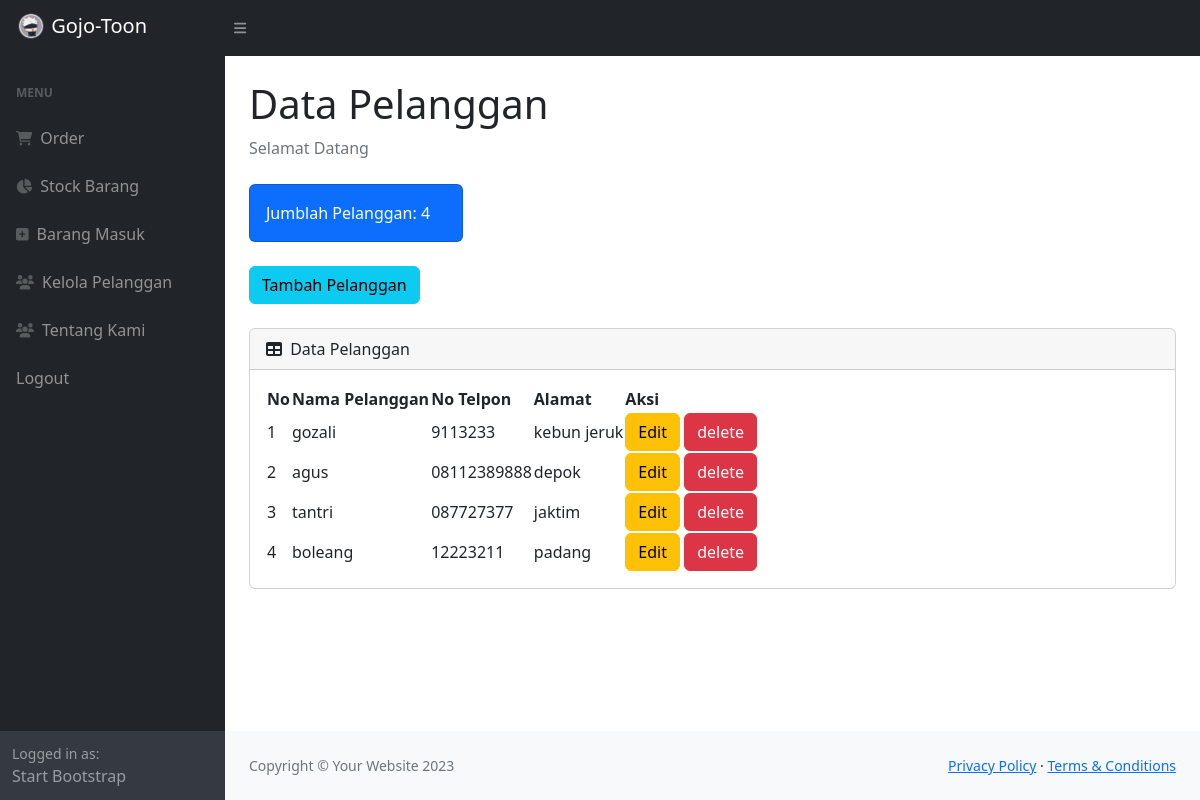
Page /pelanggan.php (signed in) on the committed database.
### tables this page shows
CREATE TABLE `pelanggan` (
  `idpelanggan` int(11) NOT NULL,
  `namapelanggan` varchar(30) NOT NULL,
  `notelp` varchar(15) NOT NULL,
  `alamat` text NOT NULL
);

### pelanggan.php (the view, shortened to what this page needs)
<?php
require 'ceklogin.php';
$h1 = mysqli_query($c, "select * from pelanggan");
$h2 = mysqli_num_rows($h1);
?>
<!DOCTYPE html>
<html lang="en">
    <head>
        <link href="https://cdn.jsdelivr.net/npm/simple-datatables@7.1.2/dist/style.min.css" rel="stylesheet" />
        <link href="css/styles.css" rel="stylesheet" />
    </head>
    <body class="sb-nav-fixed">
        <nav class="sb-topnav navbar navbar-expand navbar-dark bg-dark">
            <a class="navbar-brand ps-3" href="index.php">
                <img src="./img/gojo.png" width="30" height="30" class="mb-1" alt="">
                Gojo-Toon
            </a>
            <button class="btn btn-link btn-sm order-1 order-lg-0 me-4 me-lg-0" id="sidebarToggle" href="#!"><i class="fas fa-bars"></i></button>
        </nav>
        <div id="layoutSidenav">
            <div id="layoutSidenav_nav">
                <nav class="sb-sidenav accordion sb-sidenav-dark" id="sidenavAccordion">
                    <div class="sb-sidenav-menu">
                        <div class="nav">
                            <div class="sb-sidenav-menu-heading">MENU</div>
                            <a class="nav-link" href="index.php">
                                <div class="sb-nav-link-icon"><i class="fa fa-shopping-cart"></i></div>
                                Order
                            </a>
                            <a class="nav-link" href="stock.php">
                                <div class="sb-nav-link-icon"><i class="fa fa-pie-chart"></i></div>
                                Stock Barang
                            </a>
                            <a class="nav-link" href="masuk.php">
                                <div class="sb-nav-link-icon"><i class="fa fa-plus-square"></i></div>
                                Barang Masuk
                            </a>
                            <a class="nav-link" href="pelanggan.php">
                                <div class="sb-nav-link-icon"><i class="fa fa-users"></i></div>
                                Kelola Pelanggan
                            </a>
                            <a class="nav-link" href="about.php">
                                <div class="sb-nav-link-icon"><i class="fa fa-users"></i></div>
                                Tentang Kami
                            </a>
                            <a class="nav-link" type="button" class="" href="logout.php">
                                Logout
                            </a>
                        </div>
                    </div>
                    <div class="sb-sidenav-footer">
                        <div class="small">Logged in as:</div>
                        Start Bootstrap
                    </div>
                </nav>
            </div>
            <div id="layoutSidenav_content">
                <main>
                    <div class="container-fluid px-4">
                        <h1 class="mt-4">Data Pelanggan</h1>
                        <ol class="breadcrumb mb-4">
                            <li class="breadcrumb-item active">Selamat Datang</li>
                        </ol>
                        <div class="row">
                            <div class="col-xl-3 col-md-6">
                                <div class="card bg-primary text-white mb-4">
                                    <div class="card-body">Jumblah Pelanggan: <?=$h2;?></div>
                                </div>
                            </div>
                        </div>
                        <button type="button" class="btn btn-info mb-4" data-bs-toggle="modal" data-bs-target="#myModal">
                            Tambah Pelanggan
                        </button>
                        <div class="card mb-4">
                            <div class="card-header">
                                <i class="fas fa-table me-1"></i>
                                Data Pelanggan
                            </div>
                            <div class="card-body">
                                <table id="datatablesSimple">
                                    <thead>
                                        <tr>
                                            <th>No</th>
                                            <th>Nama Pelanggan</th>
                                            <th>No Telpon</th>
                                            <th>Alamat</th>
                                            <th>Aksi</th>
                                        </tr>
                                    </thead>
                                    <tbody>
                                    <?php
                                    $get = mysqli_query($c,"select * from pelanggan");
                                    $i = 1;
                                    while($p=mysqli_fetch_array($get)){
                                        $namapelanggan = $p['namapelanggan'];
                                        $notelp = $p['notelp'];
                                        $alamat = $p['alamat'];
                                        $idpl = $p['idpelanggan'];
                                    ?>
                                        <tr>
                                            <td><?=$i++;?></td>
                                            <td><?=$namapelanggan;?></td>
                                            <td><?=$notelp;?></td>
                                            <td><?=$alamat;?></td>
                                            <td>
                                                <button type="button" class="btn btn-warning" data-bs-toggle="modal" data-bs-target="#edit<?=$idpl;?>">
                                                    Edit
                                                </button>
                                                <button type="button" class="btn btn-danger" data-bs-toggle="modal" data-bs-target="#delete<?=$idpl;?>">
                                                    delete
                                                </button>
                                            </td>
                                        </tr>
                                    <?php
                                    };
                                    ?>
                                    </tbody>
                                </table>
                            </div>
                        </div>
                    </div>
                </main>
                <footer class="py-4 bg-light mt-auto">
                    <div class="container-fluid px-4">
                        <div class="d-flex align-items-center justify-content-between small">
                            <div class="text-muted">Copyright &copy; Your Website 2023</div>
                            <div>
                                <a href="#">Privacy Policy</a>
                                &middot;
                                <a href="#">Terms &amp; Conditions</a>
                            </div>
                        </div>
                    </div>
                </footer>
            </div>
        </div>
    </body>
</html>

### rows in the picture
pelanggan: namapelanggan "gozali", notelp "9113233", alamat "kebun jeruk"
pelanggan: namapelanggan "agus", notelp "08112389888", alamat "depok"
pelanggan: namapelanggan "tantri", notelp "087727377", alamat "jaktim"
pelanggan: namapelanggan "boleang", notelp "12223211", alamat "padang"

### other values in the picture
$h2 "4"
